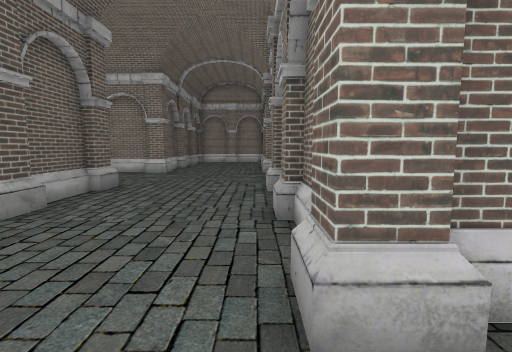
[1] (above)

18 first-person views from a walk through a 3-D level made in the Unity game engine. The camera is 1.2 m above the floor, tilts 6° down and sees 85° across. The floor is counted in squares, 1 m on a side. Each view is taken from the middle of a square. On the plan, view 1 faces up. The plan holds only what a view shows up to about 13 squares ahead; the rest is blank. The place goes on beyond the plan.

[2]
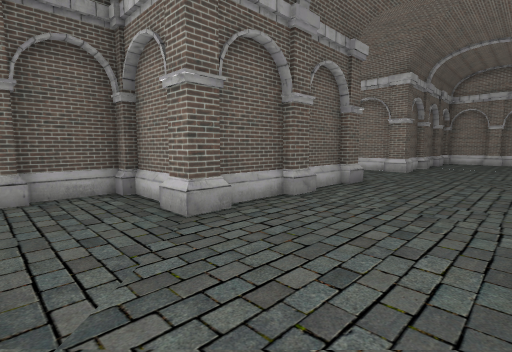

[3]
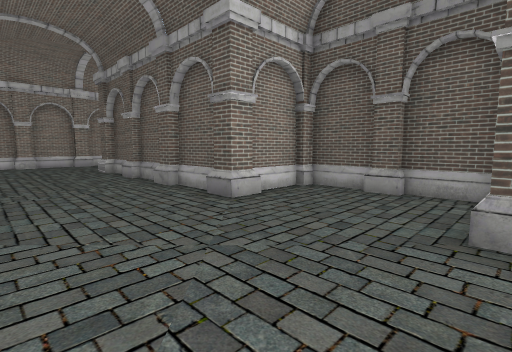

[4]
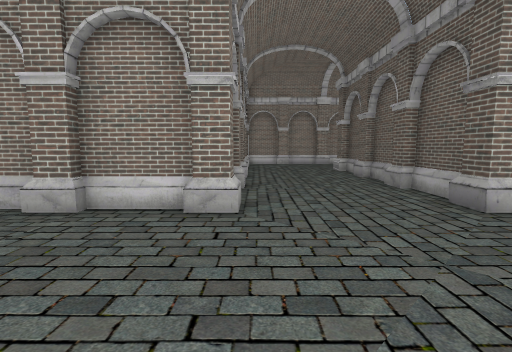

[5]
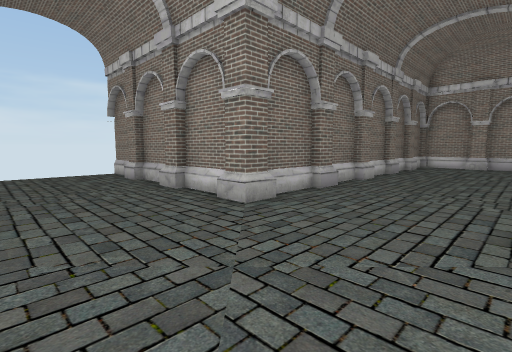

[6]
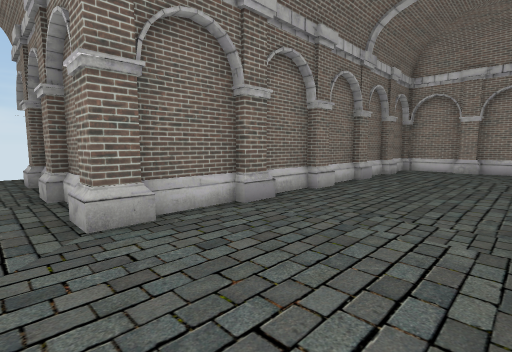

[7]
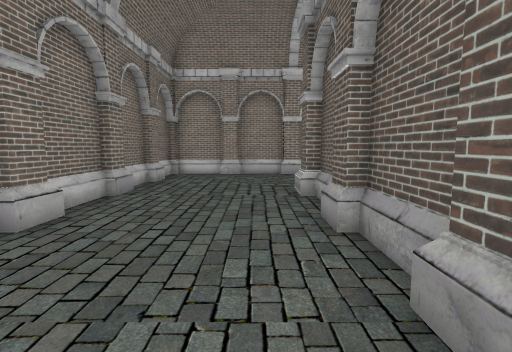

[8]
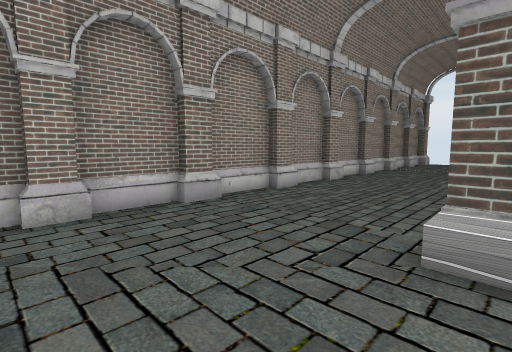

[9]
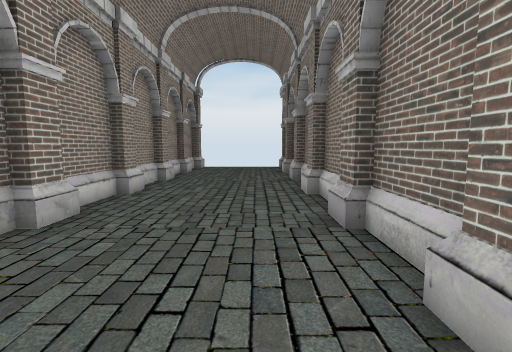

[10]
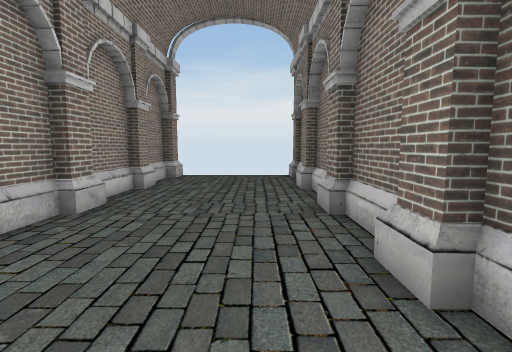

[11]
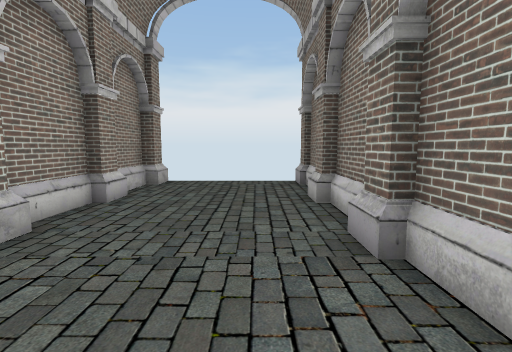

[12]
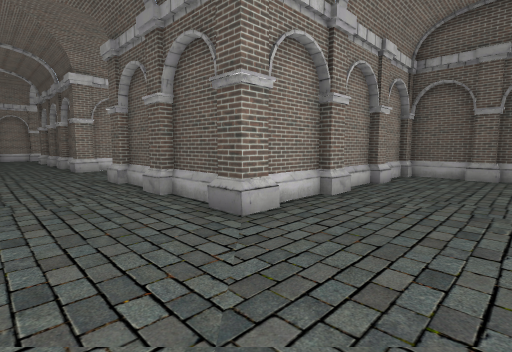

[13]
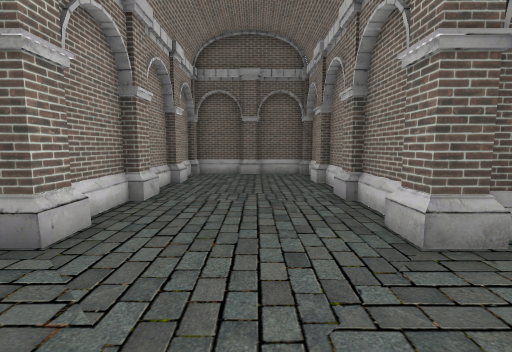

[14]
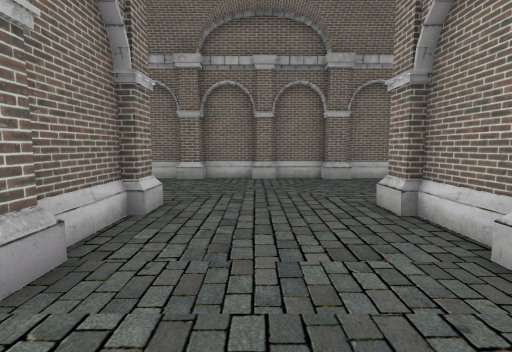

[15]
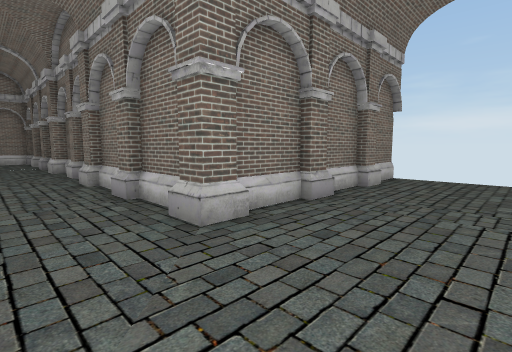

[16]
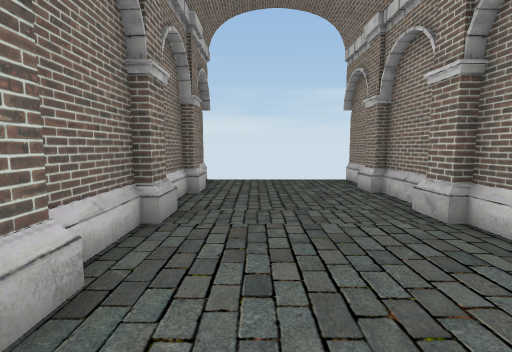

[17]
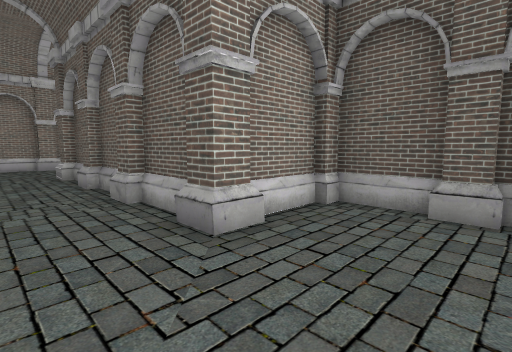

[18]
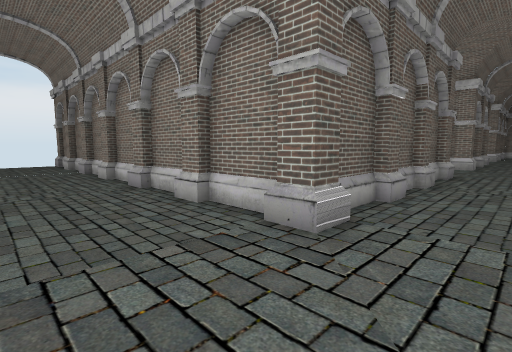

### Floor plan
Key: @ floor where view 1 was taken; # wall or solid block; . floor.
Columns run from 23 left of view 1 to 9 right of it. Each row starts with its distance up from view 1.
 13          ##.##.#####....#
 12          #..............#
 11          #..............#
 10          #..............#
  9          #..............#
  8          ##########.....#
  7                   #.....#
  6                   #.....#
  5                   #.....#
  4                   #.....#
  3                   #.....#
  2                ####.....#########
  1                #................
  0                #.......@........
 -1                #................
 -2                #................
 -3                ##.##......##.##.
 -4                 ####....#########
 -5                   #.....#
 -6                   ##....#
 -7                   ##....#
 -8                   #.....#
 -9                   #.....#
-10                   #.....#
-11                   #.....#
-12 ###################.....#
-13  .......................#
-14  .......................#
-15  .......................#
-16  .......................#
-17 ##..........##..........#
-18  ########################

Where each view was taken, in squares from view 1:
view 1: 0 up, 0 right, facing up
view 2: 1 down, 0 right, facing up-left
view 3: 2 up, 0 right, facing down-left
view 4: 2 up, 0 right, facing down
view 5: 1 up, 4 left, facing down-right
view 6: 2 down, 4 left, facing down-right
view 7: 5 down, 3 left, facing down
view 8: 12 down, 1 left, facing down-left
view 9: 14 down, 6 left, facing left
view 10: 14 down, 11 left, facing left
view 11: 14 down, 13 left, facing left
view 12: 12 up, 1 left, facing down-left
view 13: 11 up, 1 left, facing left
view 14: 11 up, 10 left, facing right
view 15: 2 down, 2 left, facing up-right
view 16: 0 up, 1 left, facing right
view 17: 0 up, 2 left, facing down-left
view 18: 16 down, 2 left, facing up-left
